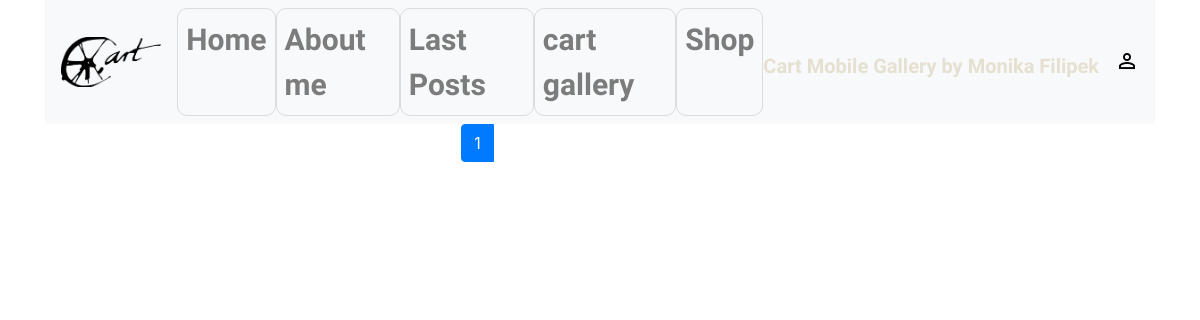
Page /unublished/ on the earlier database version.
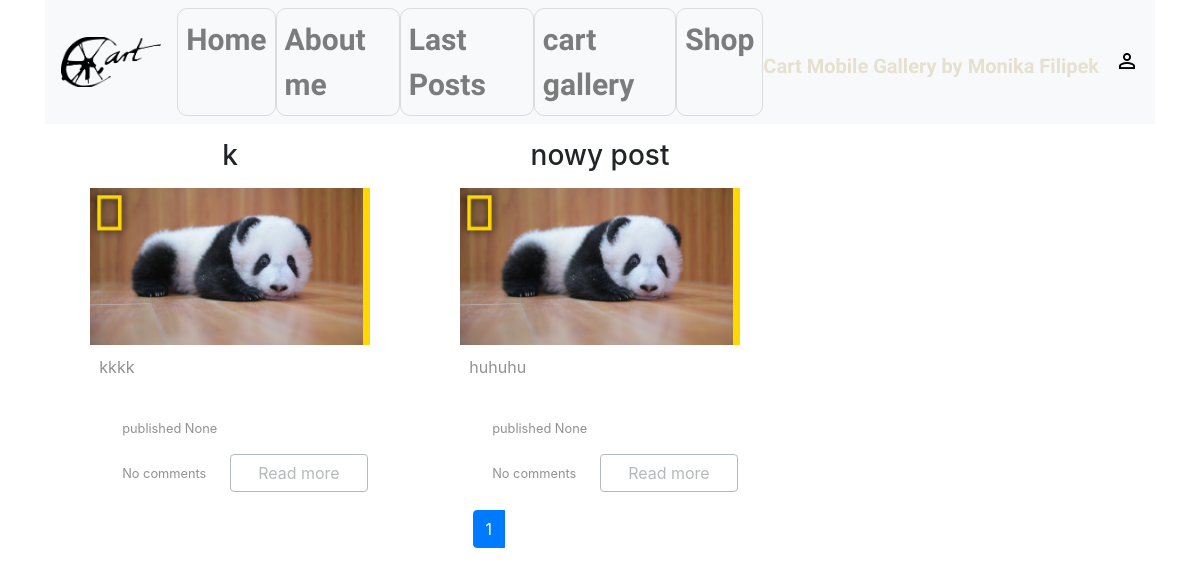
Same page on the later database version.
### blog/models.py (models this page shows, shortened)
class Post(models.Model):
    author = models.ForeignKey('auth.User', on_delete=models.CASCADE)
    title = models.CharField(max_length=200)
    text = models.TextField()
    create_date = models.DateTimeField(default=timezone.now)
    published_date = models.DateTimeField(blank=True, null=True)
    photo = models.ImageField(default="", upload_to='blogPhotos',blank=True, null=True)
    tags = TaggableManager()
    def approve_comments(self):
        return self.comments.filter(approved_comment=True)

### blog/views.py (the view)
# urls.py: path('unublished/', views.PostListViewAll.as_view(), name='unpublished'),
class PostListViewAll(ListView, LoginRequiredMixin):
    model = Post
    paginate_by = 9
    template_name = "post_list_all.html"
    def get_queryset(self):
        return Post.objects.filter(published_date=None).order_by('-create_date')

### blog/templates/blog/post_list.html (shortened to what this page needs)
{% extends "blog/base.html" %}
{% load static %}
{% block content %}
    {% if page_obj %}
        <div class="container-fluid">
            <div class="row">
                {% for post in page_obj %}
                <div class="col-xl-4 col-md-4 col-sm-6 col-xs-12">
                    <h3 class="title">{{post.title}}</h3>
                    <div class="container">
                      {% if post.photo%}
                       <div class="col-12 text-center">
                          <img class="postlist_img" src="{{post.photo.url}}" alt="My image">
                      </div>
                        {% else %}
                        <div class="col-12 text-center">
                          <img class="postlist_img" src="{% static "blog/panda.jpg" %}" alt="My image">
                        </div>
                      {% endif %}
                        </div>
                    <div class="block">
                      <div class="row justify-content-around">
                        <div class="col-sm-10 text"><p>{{post.text|truncatewords:30}}</p>
                                <div class="col-sm-12 block align-self-end">
                                    <small>
                                        <p class="row">
                                            <div class="col-sm-12">published {{post.published_date}}
                                            </div>
                                        </p>
                                        </small>
                                    <div class="row justify-content-end">
                                            <div class="col-sm-6 row align-items-center "><small>
                                                {% if post.approve_comments.count == 0 %}
                                                    No comments
                                                {% elif post.approve_comments.count == 1 %}
                                                    1 comment
                                                {% else %}
                                                    {{ post.approve_comments.count }} comments
                                                {% endif %}
                                            </small>
                                            </div>
                                        <a class="col-sm-6 btn btn-outline-secondary" href="{% url 'post_detail' pk=post.pk %}">Read more</a>
                                    </div>
                                </div>
                        </div>
                      </div>
                    </div>
                </div>
    {% endfor %}
            </div>
    {% endif %}
    </div>
   <div class="row justify-content-around">
        <div class="col-sm-3">
<nav aria-label="Page navigation example">
  <ul class="pagination">
    <li class="page-item  active"><a class="page-link" href="#">{{ page_obj.number }}</a></li>
  </ul>
</nav></div></div>
{% endblock %}

Differences in the rows shown:
added Post: title "k", text "kkkk", published_date "None", shows "No comments"
added Post: title "nowy post", text "huhuhu", published_date "None", shows "No comments"
